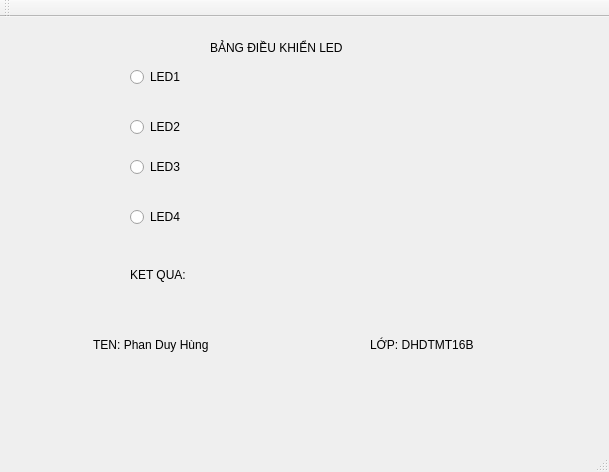
<?xml version="1.0" encoding="UTF-8"?>
<ui version="4.0">
 <class>MainWindow</class>
 <widget class="QMainWindow" name="MainWindow">
  <property name="geometry">
   <rect>
    <x>0</x>
    <y>0</y>
    <width>609</width>
    <height>472</height>
   </rect>
  </property>
  <property name="windowTitle">
   <string>MainWindow</string>
  </property>
  <widget class="QWidget" name="centralWidget">
   <widget class="QLabel" name="label">
    <property name="geometry">
     <rect>
      <x>90</x>
      <y>320</y>
      <width>131</width>
      <height>16</height>
     </rect>
    </property>
    <property name="text">
     <string> TEN: Phan Duy Hùng</string>
    </property>
   </widget>
   <widget class="QLabel" name="label_2">
    <property name="geometry">
     <rect>
      <x>370</x>
      <y>320</y>
      <width>131</width>
      <height>16</height>
     </rect>
    </property>
    <property name="text">
     <string>LỚP: DHDTMT16B</string>
    </property>
   </widget>
   <widget class="QLabel" name="label_3">
    <property name="geometry">
     <rect>
      <x>130</x>
      <y>250</y>
      <width>61</width>
      <height>16</height>
     </rect>
    </property>
    <property name="text">
     <string>KET QUA:</string>
    </property>
   </widget>
   <widget class="QLabel" name="label_4">
    <property name="geometry">
     <rect>
      <x>220</x>
      <y>240</y>
      <width>81</width>
      <height>31</height>
     </rect>
    </property>
    <property name="text">
     <string/>
    </property>
   </widget>
   <widget class="QRadioButton" name="radioButton">
    <property name="geometry">
     <rect>
      <x>130</x>
      <y>50</y>
      <width>95</width>
      <height>20</height>
     </rect>
    </property>
    <property name="text">
     <string>LED1</string>
    </property>
   </widget>
   <widget class="QRadioButton" name="radioButton_2">
    <property name="geometry">
     <rect>
      <x>130</x>
      <y>100</y>
      <width>95</width>
      <height>20</height>
     </rect>
    </property>
    <property name="text">
     <string>LED2</string>
    </property>
   </widget>
   <widget class="QRadioButton" name="radioButton_3">
    <property name="geometry">
     <rect>
      <x>130</x>
      <y>140</y>
      <width>95</width>
      <height>20</height>
     </rect>
    </property>
    <property name="text">
     <string>LED3</string>
    </property>
   </widget>
   <widget class="QRadioButton" name="radioButton_4">
    <property name="geometry">
     <rect>
      <x>130</x>
      <y>190</y>
      <width>95</width>
      <height>20</height>
     </rect>
    </property>
    <property name="text">
     <string>LED4</string>
    </property>
   </widget>
   <widget class="QLabel" name="label_5">
    <property name="geometry">
     <rect>
      <x>210</x>
      <y>20</y>
      <width>171</width>
      <height>21</height>
     </rect>
    </property>
    <property name="text">
     <string>BẢNG ĐIỀU KHIỂN LED</string>
    </property>
   </widget>
  </widget>
  <widget class="QMenuBar" name="menuBar">
   <property name="geometry">
    <rect>
     <x>0</x>
     <y>0</y>
     <width>609</width>
     <height>26</height>
    </rect>
   </property>
  </widget>
  <widget class="QToolBar" name="mainToolBar">
   <attribute name="toolBarArea">
    <enum>TopToolBarArea</enum>
   </attribute>
   <attribute name="toolBarBreak">
    <bool>false</bool>
   </attribute>
  </widget>
  <widget class="QStatusBar" name="statusBar"/>
 </widget>
 <layoutdefault spacing="6" margin="11"/>
 <resources/>
 <connections/>
</ui>
